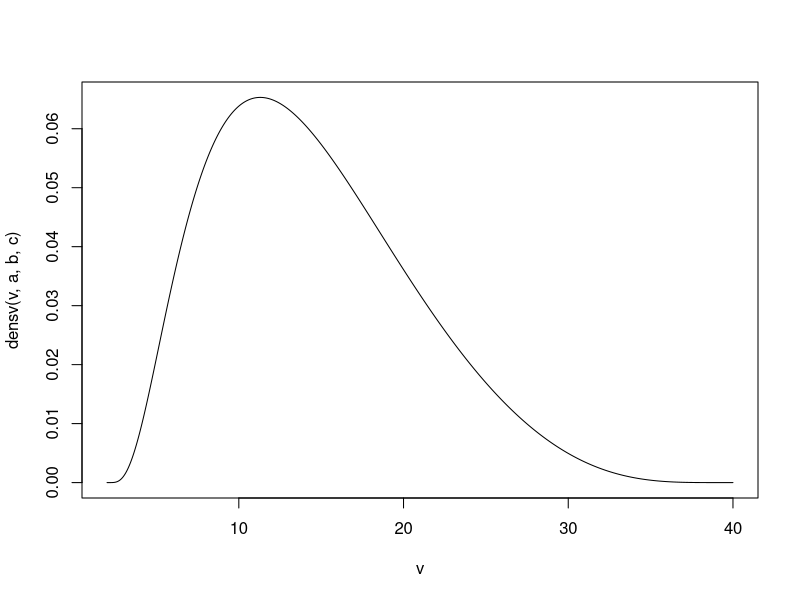

Write R code to recreate this figure.
densv=function(v,a,b,c){
  z=(v-c)/a
  jac=1/(a*b*(1-z*z))
  
  e=atanh(z)/b
  dens=dnorm(e, mean=-10, sd=10)*jac
  return(dens)
}


alpha=0.08
a=0.5*(40-2)
b=0.5*alpha
c=0.5*(40+2)

v=seq(2,40,0.001)
plot(v, densv(v,a,b,c), type='l')

